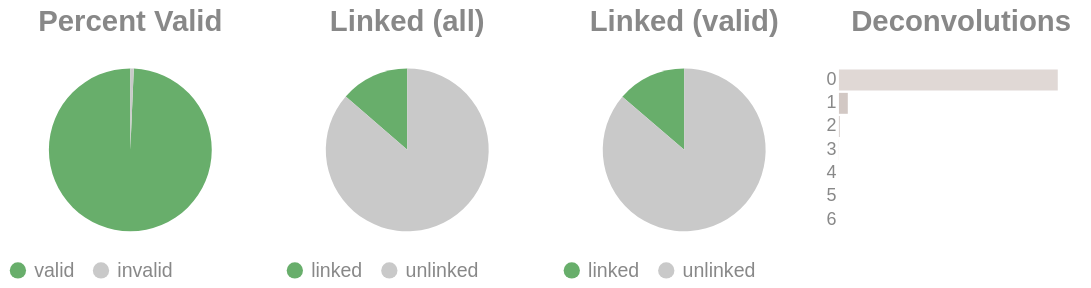

The code cell stored with this chart in its notebook:
### Code cell
if SKIPLR:
    pass
else:
    clash = Counter()
    for i in valids['molecule'].to_list():
        _mol = i.split("-")
        if len(_mol) == 1:
            clash.update('0')
        else:
            clash.update(_mol[-1])

    _d = {"deconvolutions": [], 'count': []}
    for k,v in clash.items():
        _d['deconvolutions'].append(k)
        _d['count'].append(v)

    tot_valid = valids['reads'].sum()
    mask = valids['reads'] >= 2
    n_linked_reads = valids.filter(mask)['reads'].sum()
    if n_linked_reads == 0:
        print_html("No linked molecules (>=2 reads) were detected; skipping linked-only distributions.")
        SKIPLR = True
    else:
        perc_valid = round(tot_valid / n_reads, 4)
        linked_perc_abs = round(n_linked_reads / n_reads, 4)
        linked_perc = round(n_linked_reads / tot_valid, 4)

    _valid = pl.DataFrame({"valids": ['valid', 'invalid'], "count": [tot_valid, n_reads - tot_valid]})
    _linked_abs = pl.DataFrame({"linked (absolute)": ['linked', 'unlinked'], "count": [n_linked_reads, n_reads - n_linked_reads]})
    _linked_rel = pl.DataFrame({"linked (valids)": ['linked', 'unlinked'], "count": [n_linked_reads, tot_valid - n_linked_reads]})

    (
        alt.hconcat(
            piechart(_valid, goodval = 'valid', title = "Percent Valid"),
            piechart(_linked_abs, goodval = "linked", title =  "Linked (all)"),
            piechart(_linked_rel, goodval = "linked", title =  "Linked (valid)"),
            convolutionbar(pl.DataFrame(_d), title = "Deconvolutions"),
            center = True,
            bounds = 'flush'
        )
        .resolve_scale(color='independent')
        .resolve_legend('independent')
        .properties(usermeta={'embedOptions': {"actions": False}})
    ).display()

### Figure 1 — Vega-Lite specification as saved in the notebook (floating-point values rounded to 4 significant figures)
{"width": "container", "height": 400, "config": {"title": {"anchor": "start", "dy": -15, "fontSize": 18, "color": "#888888", "subtitleColor": "#888888", "subtitleFontSize": 14}, "arc": {"fill": "#0072B2"}, "axis": {"domainColor": "#888888", "domainWidth": 0.5, "gridWidth": 0.2, "grid": false, "titleFontWeight": 400, "titleFontSize": 15, "labelFontSize": 11, "labelColor": "#888888", "tickColor": "#888888", "tickWidth": 0.2, "titleColor": "#888888"}, "axisBand": {"grid": false}, "axisX": {"grid": true, "tickSize": 10, "domainCap": "round"}, "axisY": {"domain": false, "grid": true, "tickSize": 0, "domainCap": "round"}, "background": "transparent", "header": {"labelFontSize": 15, "labelColor": "#888888", "titleFontSize": 15, "titleFontWeight": 600, "titleColor": "#888888"}, "legend": {"labelFont": "sans-serif", "labelFontSize": 12, "labelColor": "#888888", "symbolSize": 100, "symbolType": "circle", "titleFontSize": 12, "titlePadding": 10, "titleColor": "#888888", "title": null}, "range": {"category": ["#E69F00", "#56B4E9", "#009E73", "#F0E442", "#0072B2", "#D55E00", "#CC79A7", "#000000"], "diverging": ["#cfe8f3", "#a2d4ec", "#73bfe2", "#46abdb", "#1696d2", "#12719e"]}, "area": {"fill": "#0072B2", "fillOpacity": 0.7, "line": true, "strokeOpacity": 0.7}, "line": {"color": "#0072B2", "stroke": "#0072B2", "strokeWidth": 2}, "trail": {"color": "#0072B2", "stroke": "#0072B2", "strokeWidth": 0, "size": 1}, "point": {"filled": true, "fillOpacity": 1.0, "size": 95}, "text": {"color": "#888888", "fontSize": 11, "align": "right", "fontWeight": 400, "size": 11}, "bar": {"fill": "#0072B2", "stroke": null}, "view": {"stroke": null, "continuousWidth": 660, "continuousHeight": 400}}, "hconcat": [{"data": {"name": "data-31dffe6b2e0a7bb4f66b1d22a692f3d3"}, "mark": {"type": "arc"}, "encoding": {"color": {"field": "valids", "legend": {"orient": "bottom", "title": null}, "scale": {"domain": ["valid", "invalid"], "range": ["#68ae6b", "#C9C9C9"]}, "title": "Valids", "type": "nominal"}, "theta": {"field": "count", "type": "quantitative"}, "tooltip": [{"field": "valids", "title": "Valids", "type": "ordinal"}, {"field": "percent", "format": ".2%", "title": "Percent", "type": "quantitative"}, {"field": "count", "title": "Count", "type": "quantitative"}]}, "height": 100, "title": {"text": "Percent Valid", "align": "center", "anchor": "middle"}, "transform": [{"calculate": "datum.count / 4572991", "as": "percent"}], "width": 150}, {"data": {"name": "data-13704d05081857781842c5fc5a02c8c3"}, "mark": {"type": "arc"}, "encoding": {"color": {"field": "linked (absolute)", "legend": {"orient": "bottom", "title": null}, "scale": {"domain": ["linked", "unlinked"], "range": ["#68ae6b", "#C9C9C9"]}, "title": "Linked (Absolute)", "type": "nominal"}, "theta": {"field": "count", "type": "quantitative"}, "tooltip": [{"field": "linked (absolute)", "title": "Linked (Absolute)", "type": "ordinal"}, {"field": "percent", "format": ".2%", "title": "Percent", "type": "quantitative"}, {"field": "count", "title": "Count", "type": "quantitative"}]}, "height": 100, "title": {"text": "Linked (all)", "align": "center", "anchor": "middle"}, "transform": [{"calculate": "datum.count / 4572991", "as": "percent"}], "width": 150}, {"data": {"name": "data-0b5c3561fe91cb3bb106ccc32b5dcba5"}, "mark": {"type": "arc"}, "encoding": {"color": {"field": "linked (valids)", "legend": {"orient": "bottom", "title": null}, "scale": {"domain": ["linked", "unlinked"], "range": ["#68ae6b", "#C9C9C9"]}, "title": "Linked (Valids)", "type": "nominal"}, "theta": {"field": "count", "type": "quantitative"}, "tooltip": [{"field": "linked (valids)", "title": "Linked (Valids)", "type": "ordinal"}, {"field": "percent", "format": ".2%", "title": "Percent", "type": "quantitative"}, {"field": "count", "title": "Count", "type": "quantitative"}]}, "height": 100, "title": {"text": "Linked (valid)", "align": "center", "anchor": "middle"}, "transform": [{"calculate": "datum.count / 4541857", "as": "percent"}], "width": 150}, {"data": {"name": "data-5982b1737e78d7b9ca8400e93d49bfac"}, "mark": {"type": "bar"}, "encoding": {"color": {"field": "deconvolutions", "legend": null, "scale": {"scheme": "lightgreyred"}, "type": "nominal"}, "tooltip": [{"field": "deconvolutions", "title": "Deconvolutions", "type": "ordinal"}, {"field": "percent", "format": ".2%", "title": "Percent", "type": "quantitative"}, {"field": "count", "title": "Count", "type": "quantitative"}], "x": {"axis": null, "field": "count", "type": "quantitative"}, "y": {"field": "deconvolutions", "sort": "ascending", "title": null, "type": "nominal"}}, "height": 100, "title": {"text": "Deconvolutions", "align": "center", "anchor": "middle"}, "transform": [{"calculate": "datum.count / 4206313", "as": "percent"}], "width": 150}], "bounds": "flush", "center": true, "resolve": {"legend": {"angle": "independent"}, "scale": {"color": "independent"}}, "usermeta": {"embedOptions": {"actions": false}}, "$schema": "https://vega.github.io/schema/vega-lite/v6.1.0.json", "datasets": {"data-31dffe6b2e0a7bb4f66b1d22a692f3d3": [{"valids": "valid", "count": 4541857}, {"valids": "invalid", "count": 31134}], "data-13704d05081857781842c5fc5a02c8c3": [{"linked (absolute)": "linked", "count": 623129}, {"linked (absolute)": "unlinked", "count": 3949862}], "data-0b5c3561fe91cb3bb106ccc32b5dcba5": [{"linked (valids)": "linked", "count": 623129}, {"linked (valids)": "unlinked", "count": 3918728}], "data-5982b1737e78d7b9ca8400e93d49bfac": [{"deconvolutions": "0", "count": 4030025}, {"deconvolutions": "1", "count": 163086}, {"deconvolutions": "2", "count": 11956}, {"deconvolutions": "3", "count": 1109}, {"deconvolutions": "4", "count": 119}, {"deconvolutions": "5", "count": 14}, {"deconvolutions": "6", "count": 4}]}}
